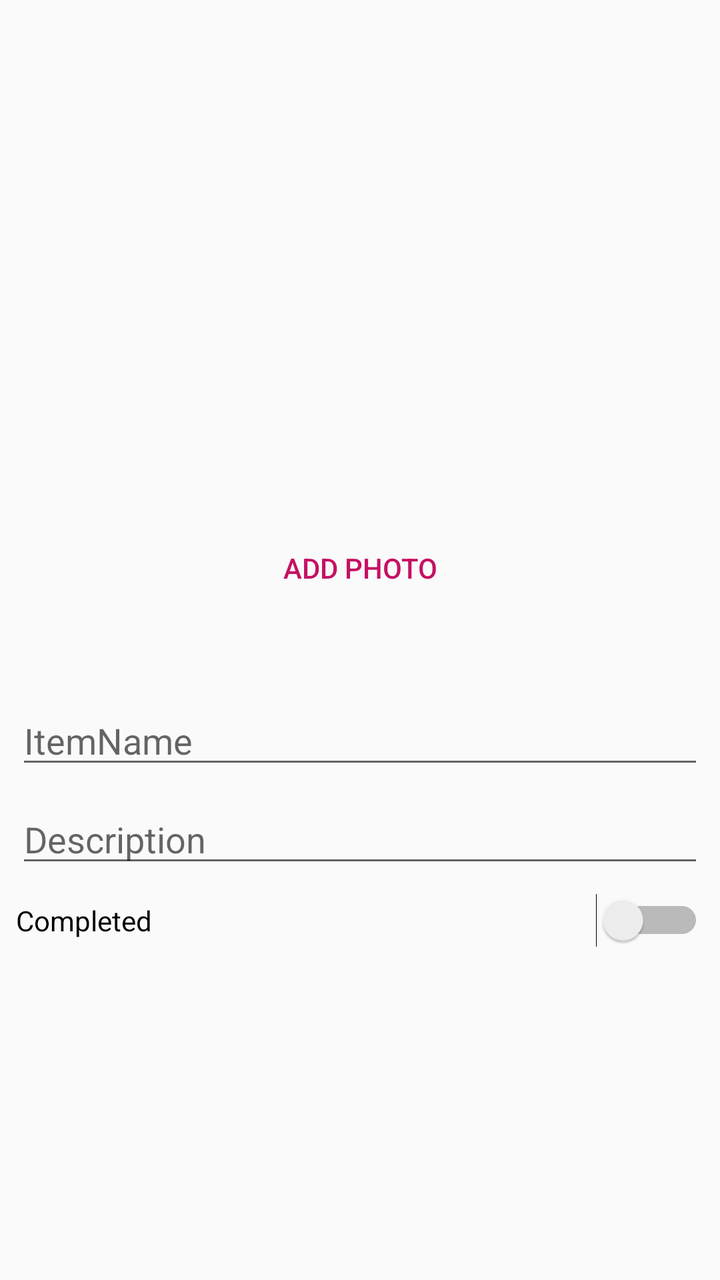
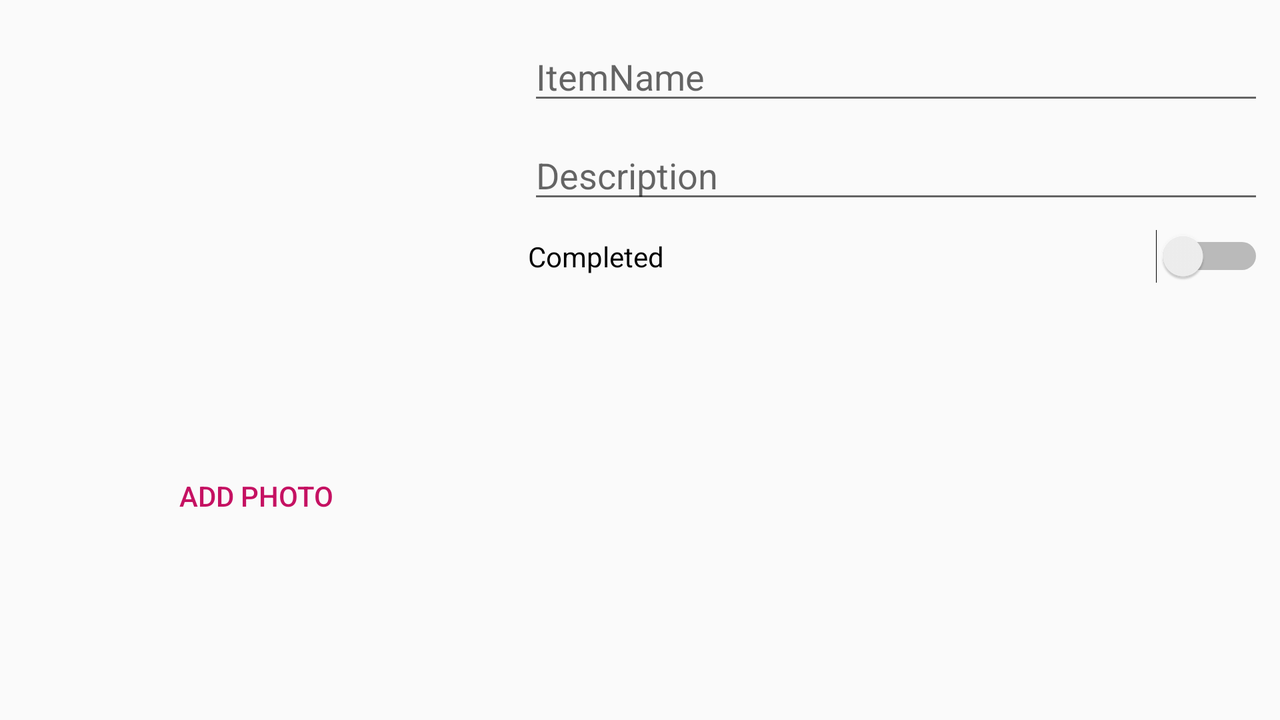

First picture: res/layout/ on a phone held upright. Second picture: the repository's own variant of that layout, on a device whose configuration matches the variant's folder. Source for both follows.
<!-- AndroidManifest.xml: application theme AppTheme -->
<!-- res/layout/layout_category_item_add.xml -->
<?xml version="1.0" encoding="utf-8"?>
<android.support.constraint.ConstraintLayout
    xmlns:android="http://schemas.android.com/apk/res/android"
    xmlns:app="http://schemas.android.com/apk/res-auto"
    xmlns:tools="http://schemas.android.com/tools"
    android:layout_width="match_parent"
    android:layout_height="match_parent"
    app:layout_behavior="@string/appbar_scrolling_view_behavior">

    <ImageView
        android:id="@+id/imageView"
        android:layout_width="0dp"
        android:layout_height="0dp"
        android:layout_marginBottom="8dp"
        android:layout_marginEnd="8dp"
        android:layout_marginStart="8dp"
        android:layout_marginTop="8dp"
        android:scaleType="fitXY"
        app:layout_constraintBottom_toTopOf="@+id/guideline"
        app:layout_constraintEnd_toEndOf="parent"
        app:layout_constraintStart_toStartOf="parent"
        app:layout_constraintTop_toTopOf="parent"
        app:srcCompat="@android:color/transparent"/>

    <EditText
        android:id="@+id/editText"
        android:layout_width="0dp"
        android:layout_height="wrap_content"
        android:layout_marginEnd="8dp"
        android:layout_marginStart="8dp"
        android:layout_marginTop="40dp"
        android:ems="10"
        android:hint="@string/itemname"
        android:inputType="textPersonName"
        app:layout_constraintEnd_toEndOf="parent"
        app:layout_constraintStart_toStartOf="parent"
        app:layout_constraintTop_toBottomOf="@+id/button"/>

    <EditText
        android:id="@+id/editText2"
        android:layout_width="0dp"
        android:layout_height="wrap_content"
        android:layout_marginEnd="8dp"
        android:layout_marginStart="8dp"
        android:layout_marginTop="8dp"
        android:ems="10"
        android:hint="@string/description"
        android:inputType="textMultiLine"
        android:maxLines="4"
        android:scrollbars="vertical"
        android:singleLine="false"
        app:layout_constraintEnd_toEndOf="parent"
        app:layout_constraintStart_toStartOf="parent"
        app:layout_constraintTop_toBottomOf="@+id/editText"/>

    <Switch
        android:id="@+id/switch1"
        android:layout_width="0dp"
        android:layout_height="wrap_content"
        android:layout_marginEnd="8dp"
        android:layout_marginStart="8dp"
        android:layout_marginTop="8dp"
        android:text="@string/completed"
        app:layout_constraintEnd_toEndOf="parent"
        app:layout_constraintStart_toStartOf="parent"
        app:layout_constraintTop_toBottomOf="@+id/editText2"/>

    <Button
        android:id="@+id/button"
        android:layout_width="wrap_content"
        android:layout_height="wrap_content"
        android:layout_marginEnd="8dp"
        android:layout_marginStart="8dp"
        android:layout_marginTop="4dp"
        android:text="@string/add_photo"
        android:background="?android:attr/selectableItemBackground"
        android:textColor="@color/colorAccent"
        app:layout_constraintEnd_toEndOf="parent"
        app:layout_constraintStart_toStartOf="parent"
        app:layout_constraintTop_toTopOf="@+id/guideline"/>

    <android.support.constraint.Guideline
        android:id="@+id/guideline"
        android:layout_width="wrap_content"
        android:layout_height="wrap_content"
        android:orientation="horizontal"
        app:layout_constraintGuide_percent="0.4"/>
</android.support.constraint.ConstraintLayout>
<!-- resources referenced by this layout -->
<resources>
  <color name="colorAccent">#C51162</color>
  <string name="add_photo">ADD PHOTO</string>
  <string name="completed">Completed</string>
  <string name="description">Description</string>
  <string name="itemname">ItemName</string>
  <style name="AppTheme" parent="Theme.AppCompat.Light.DarkActionBar">
          
          <item name="colorPrimary">@color/colorPrimary</item>
          <item name="colorPrimaryDark">@color/colorPrimaryDark</item>
          <item name="colorAccent">@color/colorAccent</item>
          <item name="actionMenuTextColor">@color/colorAccent</item>
      </style>
  <color name="colorPrimary">#FAFAFA</color>
  <color name="colorPrimaryDark">#616161</color>
</resources>
<!-- res/layout-land/layout_category_item_add.xml (the author's variant of the layout above) -->
<!-- drawn on the phone turned sideways -->
<?xml version="1.0" encoding="utf-8"?>
<android.support.constraint.ConstraintLayout
    xmlns:android="http://schemas.android.com/apk/res/android"
    xmlns:app="http://schemas.android.com/apk/res-auto"
    xmlns:tools="http://schemas.android.com/tools"
    android:layout_width="match_parent"
    android:layout_height="match_parent"
    app:layout_behavior="@string/appbar_scrolling_view_behavior">

    <ImageView
        android:id="@+id/imageView"
        android:layout_width="0dp"
        android:layout_height="0dp"
        android:layout_marginBottom="8dp"
        android:layout_marginEnd="8dp"
        android:layout_marginStart="8dp"
        android:layout_marginTop="8dp"
        android:scaleType="fitXY"
        app:layout_constraintBottom_toTopOf="@+id/guideline3"
        app:layout_constraintEnd_toStartOf="@+id/guideline2"
        app:layout_constraintStart_toStartOf="parent"
        app:layout_constraintTop_toTopOf="parent"
        app:srcCompat="@android:color/transparent"/>

    <EditText
        android:id="@+id/editText"
        android:layout_width="0dp"
        android:layout_height="wrap_content"
        android:layout_marginEnd="8dp"
        android:layout_marginStart="8dp"
        android:layout_marginTop="16dp"
        android:ems="10"
        android:hint="@string/itemname"
        android:inputType="textPersonName"
        app:layout_constraintEnd_toEndOf="parent"
        app:layout_constraintStart_toStartOf="@+id/guideline2"
        app:layout_constraintTop_toTopOf="parent"/>

    <EditText
        android:id="@+id/editText2"
        android:layout_width="0dp"
        android:layout_height="wrap_content"
        android:layout_marginEnd="8dp"
        android:layout_marginStart="8dp"
        android:layout_marginTop="8dp"
        android:ems="10"
        android:maxLines="5"
        android:scrollbars="vertical"
        android:hint="@string/description"
        android:inputType="textMultiLine"
        app:layout_constraintEnd_toEndOf="parent"
        app:layout_constraintStart_toStartOf="@+id/guideline2"
        app:layout_constraintTop_toBottomOf="@+id/editText"/>

    <Switch
        android:id="@+id/switch1"
        android:layout_width="0dp"
        android:layout_height="0dp"
        android:layout_marginEnd="8dp"
        android:layout_marginStart="8dp"
        android:layout_marginTop="8dp"
        android:text="@string/completed"
        app:layout_constraintEnd_toEndOf="parent"
        app:layout_constraintHorizontal_bias="1.0"
        app:layout_constraintStart_toStartOf="@+id/guideline2"
        app:layout_constraintTop_toBottomOf="@+id/editText2"/>

    <Button
        android:id="@+id/button"
        android:layout_width="wrap_content"
        android:layout_height="wrap_content"
        android:layout_marginEnd="8dp"
        android:layout_marginStart="8dp"
        android:layout_marginTop="8dp"
        android:text="@string/add_photo"
        android:background="?android:attr/selectableItemBackground"
        android:textColor="@color/colorAccent"
        app:layout_constraintEnd_toStartOf="@+id/guideline2"
        app:layout_constraintStart_toStartOf="parent"
        app:layout_constraintTop_toTopOf="@+id/guideline3"/>

    <android.support.constraint.Guideline
        android:id="@+id/guideline2"
        android:layout_width="wrap_content"
        android:layout_height="wrap_content"
        android:orientation="vertical"
        app:layout_constraintGuide_percent="0.4"/>

    <android.support.constraint.Guideline
        android:id="@+id/guideline3"
        android:layout_width="wrap_content"
        android:layout_height="wrap_content"
        android:orientation="horizontal"
        app:layout_constraintGuide_percent="0.6"/>

</android.support.constraint.ConstraintLayout>
